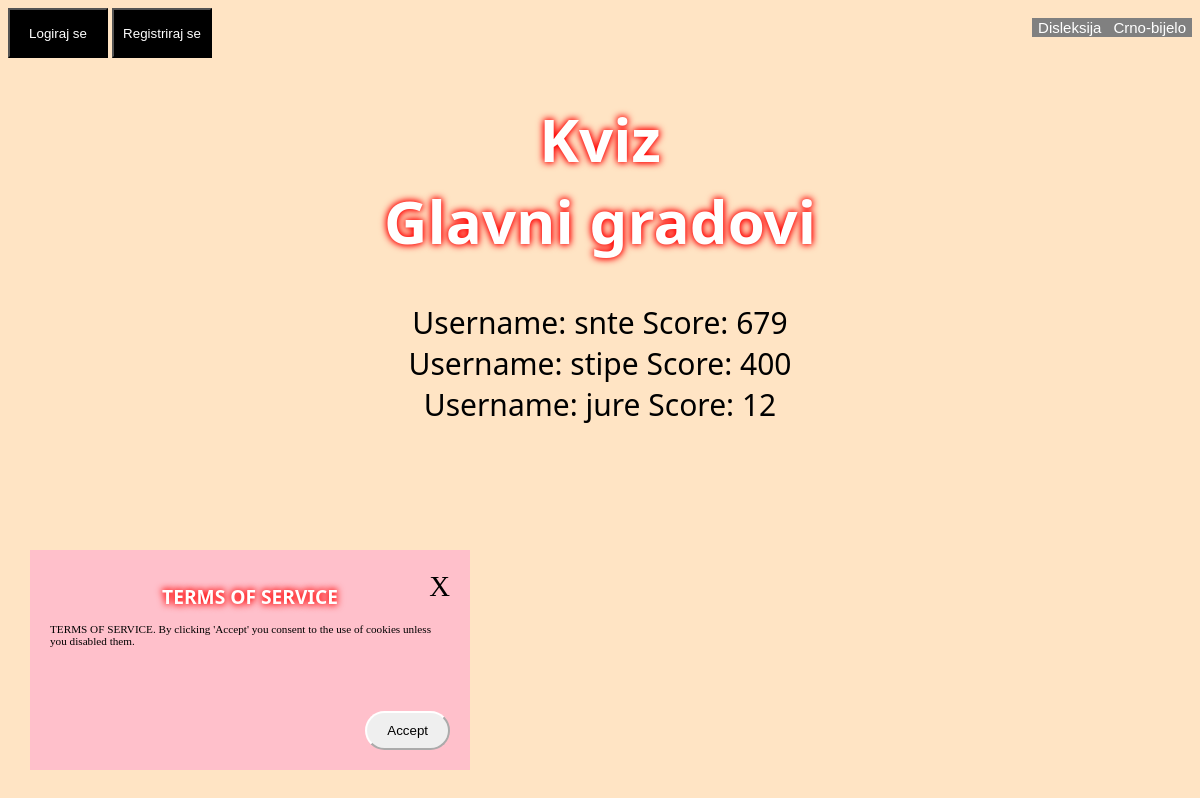
The page / on the database its author committed.
### tables this page shows
CREATE TABLE `highscore` (
  `korisnikID` int(11) NOT NULL,
  `username` varchar(255) NOT NULL,
  `score` varchar(255) NOT NULL,
  PRIMARY KEY (`korisnikID`)
);

### include/baza.php (called while the page is built, shortened)
<?php
        function sendQuery($sql, $db) {
                $result = $db->query($sql) or die($db->error);
                return $result;
        }
?>

### index.php (the view, shortened to what this page needs)
<?php
include './include/baza.php';
include './include/templates/header.tpl.php';
?>
<link rel="stylesheet" href="./dizajn/dizajn.css">
<button class="login"><a href="./user/login.php">Logiraj se</a></button>
<button class="login"><a href="./user/Registracija.php">Registriraj se</a></button>
</head>
<body>
    <div id="logo">
        <h1 id="naslov">Kviz<br>Glavni gradovi</h1>
    </div>
    <div id="displaydata">
        <?php
       $bla =$_GET['sort'] ?? null;
        $sql = "SELECT * FROM highscore ORDER BY score " .$bla . "DESC";
        $result = sendQuery($sql, $db);
        while ($row = mysqli_fetch_array($result)) {
            echo 'Username: ' . $row['username'] . ' Score: ' . $row['score'] . '<br>';
        }
        ?>
    </div>
    <?php
    include './include/templates/footer.tpl.php';
    ?>

### dizajn/dizajn.css (style rules this page uses)
@media screen and (min-width:200px) { #logo>h1 { margin-left: auto; margin-right: auto; text-align: center; display: block; width: max-content; font-family:'Segoe UI', Tahoma, Geneva, Verdana, sans-serif; color: white; text-shadow: 0 0 6px red, 0 0 9px red; font-size: 60px; } }
@media screen and (min-width:200px) { body { background-color: bisque; } }
@media screen and (min-width:200px) { .login { width: 100px; height: 50px; background-color: black; } }
@media screen and (min-width:200px) { .login>a { color: white; text-decoration: none; } }
@media screen and (min-width:200px) { #displaydata { color: black; font-size: 30px; text-align: center; display: block; font-family:'Segoe UI', Tahoma, Geneva, Verdana, sans-serif; } }
@media screen and (min-width:200px) { #logo { margin-left: auto; margin-right: auto; display: block; } }
@media screen and (min-width:200px) { h1 { margin-left: auto; margin-right: auto; text-align: center; display: flex; width: max-content; font-family:'Segoe UI', Tahoma, Geneva, Verdana, sans-serif; color: white; text-shadow: 0 0 6px red, 0 0 9px red; font-size: 80px; } }

### rows shown on the page
highscore: username "snte", score "679"
highscore: username "stipe", score "400"
highscore: username "jure", score "12"
